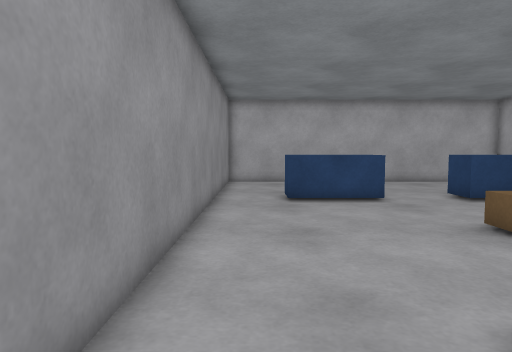
view 1 (above)

16 first-person views from a walk through a robot-simulator world made for Gazebo. The camera is 0.94 m above the floor, tilts 4° down and sees 70° across. The floor is counted in squares, 0.5 m on a side. Each view is taken from the middle of a square. On the plan, view 1 faces up. The plan holds only what a view shows up to about 18 squares ahead; the rest is blank. The place goes on beyond the plan.

view 2
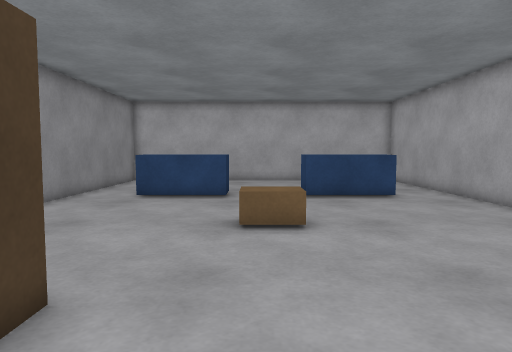

view 3
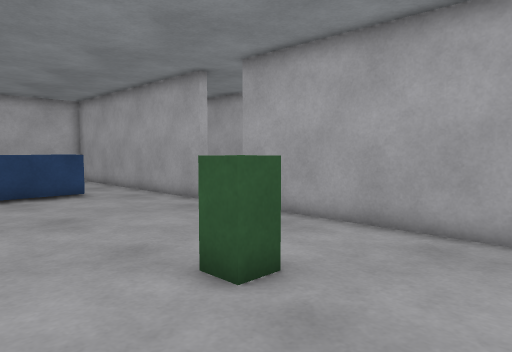

view 4
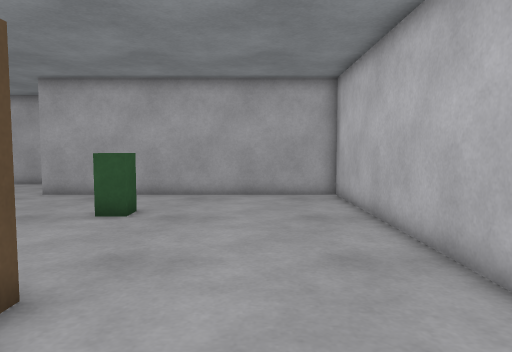

view 5
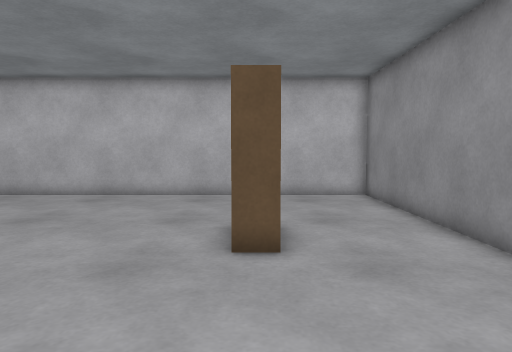

view 6
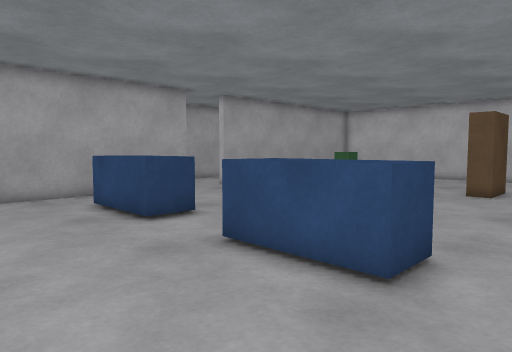

view 7
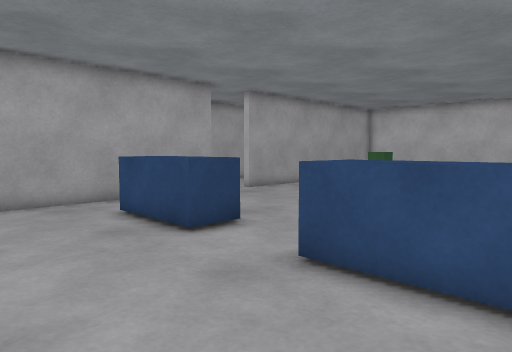

view 8
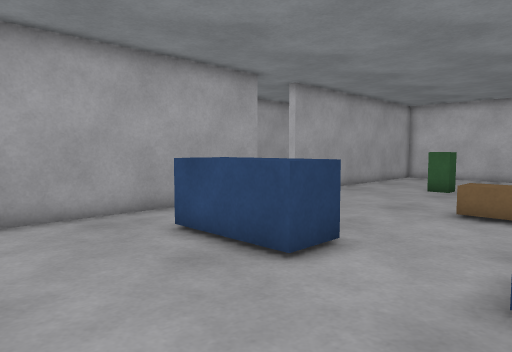

view 9
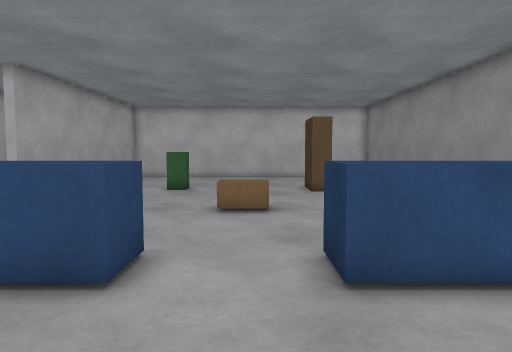

view 10
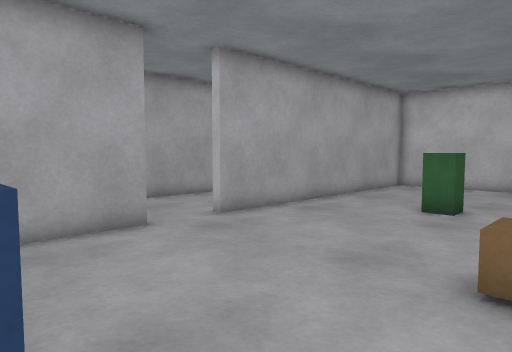

view 11
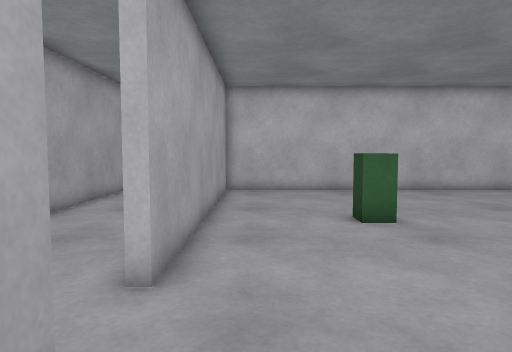

view 12
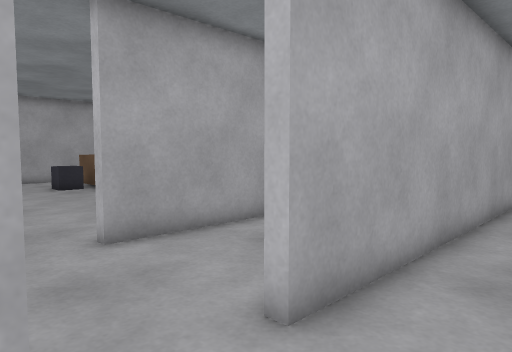

view 13
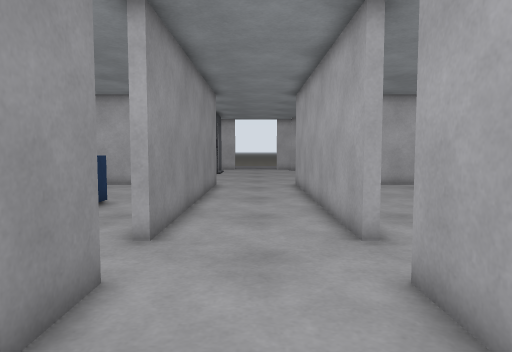

view 14
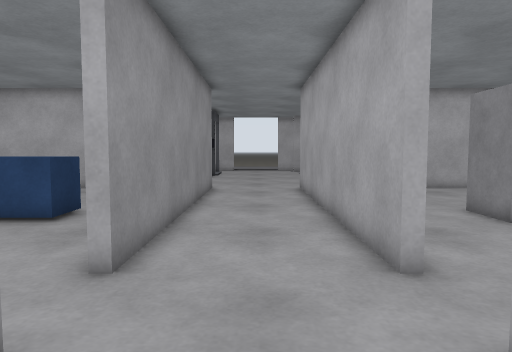

view 15
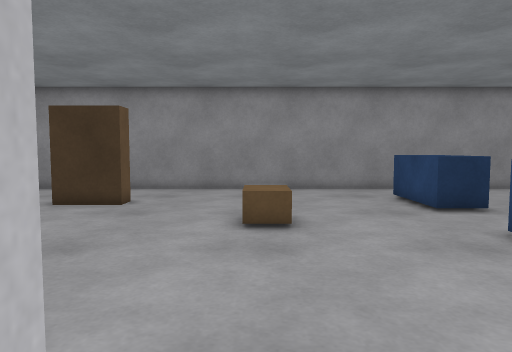

view 16
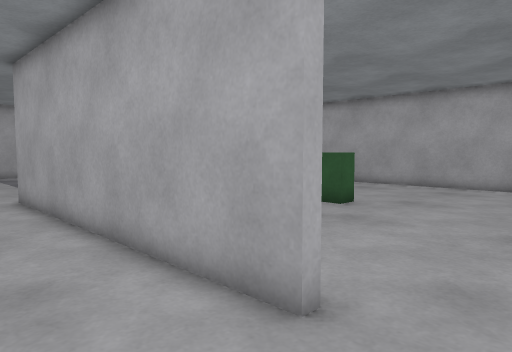

### Floor plan
Points are (right, up) in squares from view 1. A wall is a line through its corners. A room is listed if a view was taken in it or the views show most of it. See-through windows are left out.
Room 1 (views 1, 2, 3, 4, 5, 6, 7, 8, 9, 10, 11, 12)
walls: (14.4, 9.5) (14.4, 18.2); (-1.6, 20.4) (-1.6, -5.4) (14.4, -5.4) (14.4, 7.1)
ways out: opening at (14.5, 8.5) to room 2
objects: blue box (1, 14) to (5, 15); brown box (3, 1) to (3, 3); brown box (6, 8) to (7, 9); blue box (8, 14) to (12, 15); green box (9, 2) to (10, 3)
Room 2 (views 13, 14, 15, 16)
walls: (14.4, 7.1) (14.8, 7.1) (14.8, 5); (19.6, 9.5) (19.2, 9.5) (19.2, 20.5); (14.8, 20.5) (14.8, 9.5) (14.4, 9.5); (19.2, -5) (19.2, 7.1) (19.6, 7.1)
ways out: opening at (14.5, 8.5) to room 1; opening at (19.5, 8.5)

Positions as (right, up) in squares from view 1, and headings:
1: (0, 0), facing up
2: (6, -1), facing up
3: (6, -2), facing up-right
4: (-1, -2), facing right
5: (3, 10), facing down
6: (-1, 20), facing down-right
7: (1, 20), facing down-right
8: (4, 20), facing down-right
9: (6, 20), facing down
10: (6, 14), facing down-right
11: (13, 12), facing down
12: (12, 10), facing down-right
13: (17, 2), facing up
14: (17, 4), facing up
15: (16, 8), facing left
16: (16, 7), facing up-right
